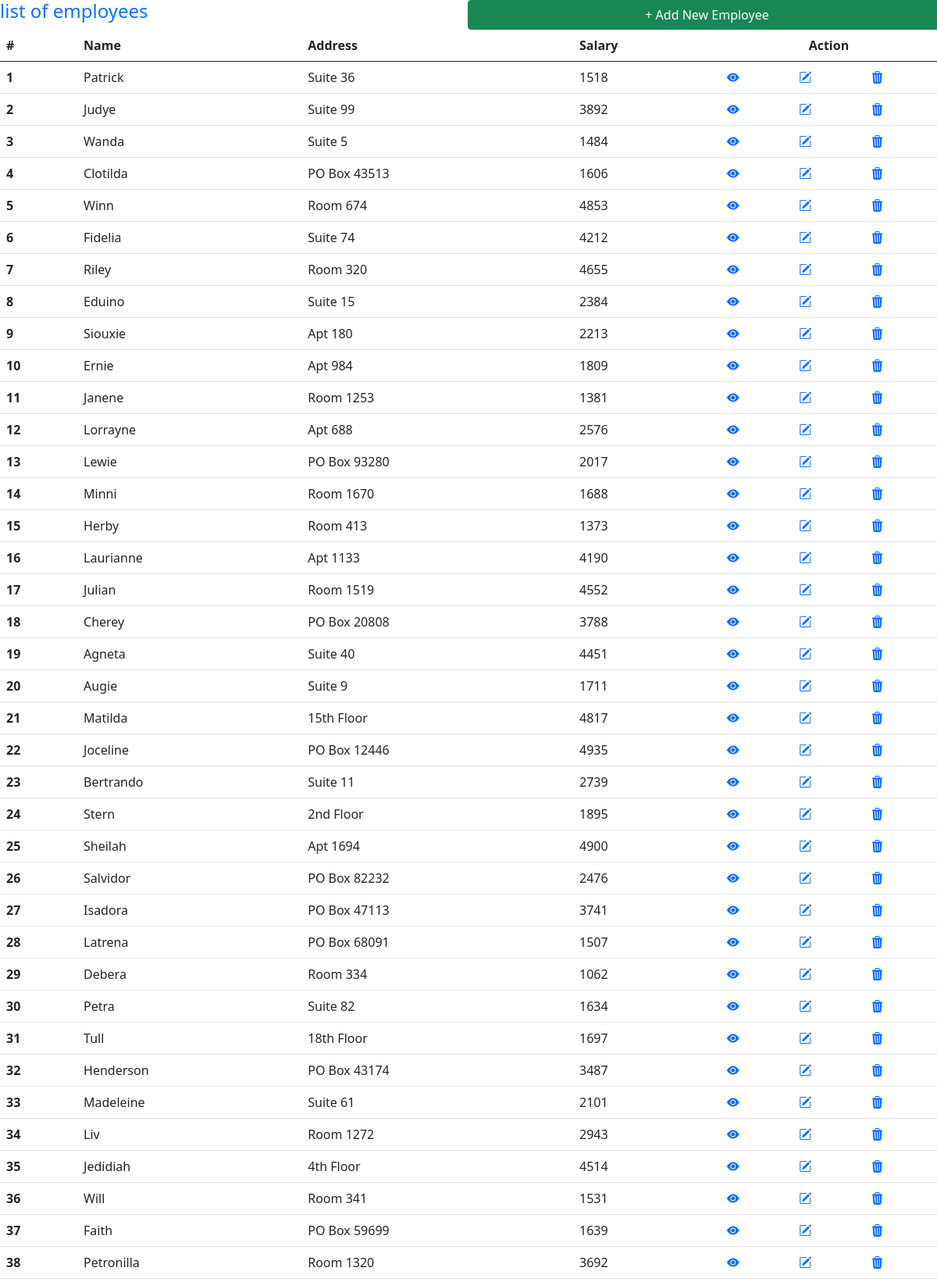
The page / (upper part) on the database its author committed.
### tables this page shows
CREATE TABLE `employees` (
  `id` int(100) NOT NULL,
  `name` varchar(100) NOT NULL,
  `address` varchar(100) NOT NULL,
  `salary` varchar(100) NOT NULL
);

### app/controllers/EmployeeController.php (called while the page is built, shortened)
<?php
include 'app/repositories/employeeRepository.php';
class EmployeeController{
    public function index(){
        $employeRepo = new employeeRepository();
        $employees = $employeRepo->getAllEmployees();
        include("app/views/employees.php");
    }
}

### index.php (called while the page is built, shortened)
<?php
$action = isset($_GET['a']) ? $_GET['a'] : 'index';
$myController = new $controller();
$myController->$action();

### app/repositories/employeeRepository.php (called while the page is built, shortened)
<?php
include 'app/models/Employee.php';
class employeeRepository {
    public function getAllEmployees(){
        try{
            $db = new Database();
            $conn = $db->getConnection();
            $sql = 'select * from employees';
            $stmt=$conn->prepare($sql);
            $stmt->execute();
            $stmt->setFetchMode(PDO::FETCH_ASSOC);
            $result = $stmt->fetchAll();
            $employees = [];
            foreach ($result as $row){
                $employee = new Employee($row['id'],$row[name],$row['address'],$row['salary']);
                $employees[]= $employee;
            }
            return $employees;
        }catch (PDOException $e){
            return null;
        }
    }
}

### app/models/Employee.php (called while the page is built, shortened)
<?php
class Employee {
    private $id;
    private $name;
    private $address;
    public function getId()
    {
        return $this->id;
    }
    public function getName()
    {
        return $this->name;
    }
    public function getAddress()
    {
        return $this->address;
    }
    public function getSalary()
    {
        return $this->salary;
    }
    private $salary;
    public function __construct($id, $name, $address, $salary)
    {
        $this->id = $id;
        $this->name = $name;
        $this->address = $address;
        $this->salary = $salary;
    }
}

### app/views/employees.php (the view, shortened to what this page needs)
<!doctype html>
<html lang="en">
<head>
    <link href="https://cdn.jsdelivr.net/npm/bootstrap@5.0.2/dist/css/bootstrap.min.css" rel="stylesheet"></head>
    <link rel="stylesheet" href="https://cdn.jsdelivr.net/npm/bootstrap-icons@1.10.5/font/bootstrap-icons.css">
<body>
    <div class="main">
        <div class="header row justify-around">
            <h4 class="text-primary col">list of employees</h4>
            <button class="btn btn-success col">+ Add New Employee</button>
        </div>
        <div class="employ-table">
            <table class="table">
                <thead>
                <tr>
                    <th scope="col">#</th>
                    <th scope="col">Name</th>
                    <th scope="col">Address</th>
                    <th scope="col">Salary</th>
                    <th scope="col" class="text-center" colspan="3">Action</th>
                </tr>
                </thead>
                <tbody>
                <?php
                foreach($employees as $row){
                    ?>
                    <tr>
                        <th scope="row"><?= $row->getId();?></th>
                        <td><?= $row->getName()?></td>
                        <td><?= $row->getAddress();?></td>
                        <td><?= $row->getSalary();?></td>
                        <td>
                            <a href="index.php?c=employee&a=detail&id=<?=$row->getId();?>">
                                <i class="bi bi-eye-fill"></i>
                            </a>
                        </td>
                        <td>
                            <a href="">
                                <i class="bi bi-pencil-square"></i>
                            </a>
                        </td>
                        <td>
                            <a href="">
                                <i class="bi bi-trash3-fill"></i>
                            </a>
                        </td>
                    </tr>
                    <?php
                }
                ?>
                </tbody>
            </table>
        </div>
    </div>
</body>
</html>

### rows shown on the page
employees: id "1", name "Patrick", address "Suite 36", salary "1518"
employees: id "2", name "Judye", address "Suite 99", salary "3892"
employees: id "3", name "Wanda", address "Suite 5", salary "1484"
employees: id "4", name "Clotilda", address "PO Box 43513", salary "1606"
employees: id "5", name "Winn", address "Room 674", salary "4853"
employees: id "6", name "Fidelia", address "Suite 74", salary "4212"
employees: id "7", name "Riley", address "Room 320", salary "4655"
employees: id "8", name "Eduino", address "Suite 15", salary "2384"
employees: id "9", name "Siouxie", address "Apt 180", salary "2213"
employees: id "10", name "Ernie", address "Apt 984", salary "1809"
employees: id "11", name "Janene", address "Room 1253", salary "1381"
employees: id "12", name "Lorrayne", address "Apt 688", salary "2576"
employees: id "13", name "Lewie", address "PO Box 93280", salary "2017"
employees: id "14", name "Minni", address "Room 1670", salary "1688"
employees: id "15", name "Herby", address "Room 413", salary "1373"
employees: id "16", name "Laurianne", address "Apt 1133", salary "4190"
employees: id "17", name "Julian", address "Room 1519", salary "4552"
employees: id "18", name "Cherey", address "PO Box 20808", salary "3788"
employees: id "19", name "Agneta", address "Suite 40", salary "4451"
employees: id "20", name "Augie", address "Suite 9", salary "1711"
employees: id "21", name "Matilda", address "15th Floor", salary "4817"
employees: id "22", name "Joceline", address "PO Box 12446", salary "4935"
employees: id "23", name "Bertrando", address "Suite 11", salary "2739"
employees: id "24", name "Stern", address "2nd Floor", salary "1895"
employees: id "25", name "Sheilah", address "Apt 1694", salary "4900"
employees: id "26", name "Salvidor", address "PO Box 82232", salary "2476"
employees: id "27", name "Isadora", address "PO Box 47113", salary "3741"
employees: id "28", name "Latrena", address "PO Box 68091", salary "1507"
employees: id "29", name "Debera", address "Room 334", salary "1062"
employees: id "30", name "Petra", address "Suite 82", salary "1634"
employees: id "31", name "Tull", address "18th Floor", salary "1697"
employees: id "32", name "Henderson", address "PO Box 43174", salary "3487"
employees: id "33", name "Madeleine", address "Suite 61", salary "2101"
employees: id "34", name "Liv", address "Room 1272", salary "2943"
employees: id "35", name "Jedidiah", address "4th Floor", salary "4514"
employees: id "36", name "Will", address "Room 341", salary "1531"
employees: id "37", name "Faith", address "PO Box 59699", salary "1639"
employees: id "38", name "Petronilla", address "Room 1320", salary "3692"
